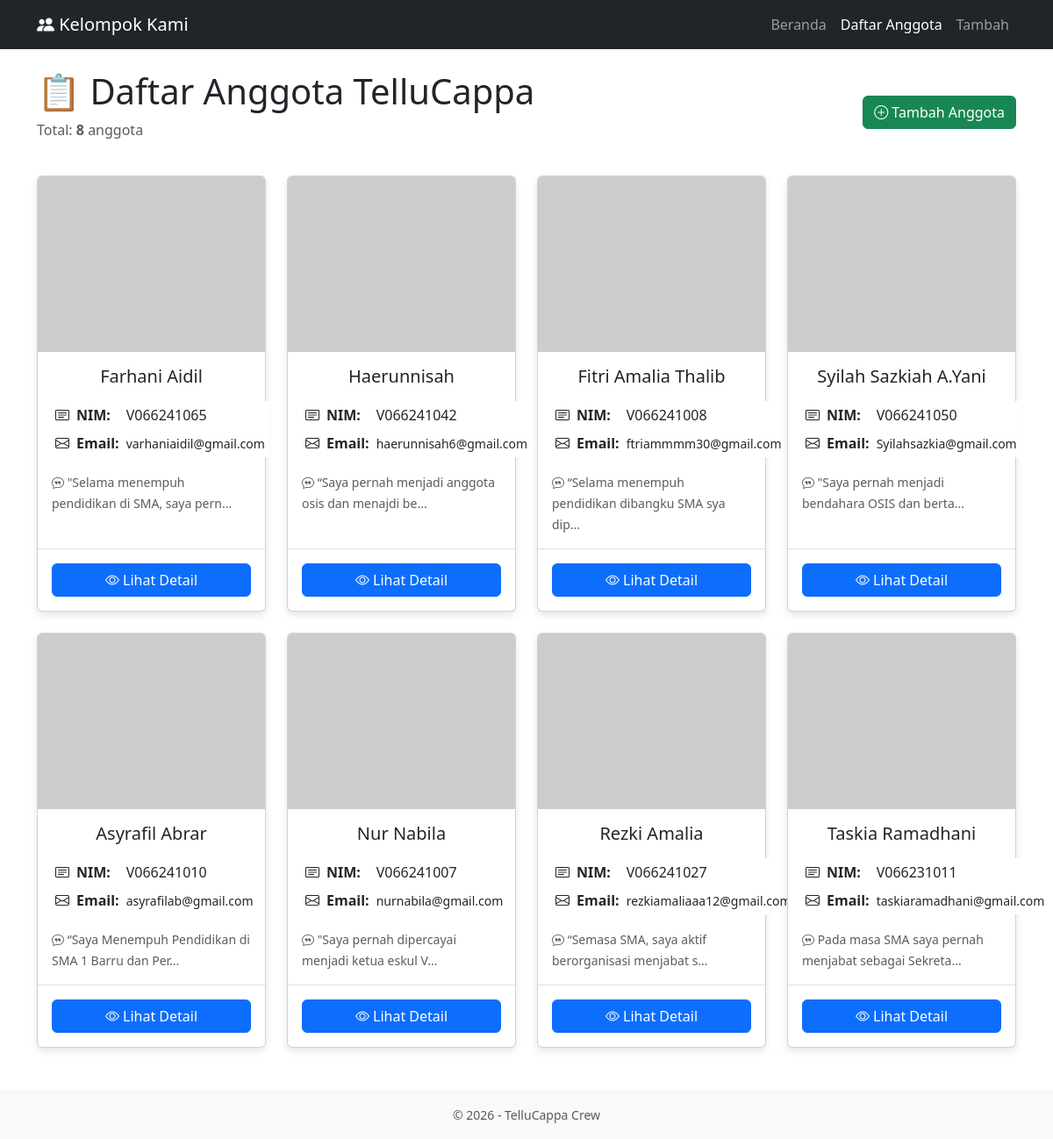
The page / on the database its author committed.
### tables this page shows
CREATE TABLE `anggota` (
  `id` int(11) UNSIGNED NOT NULL,
  `nama` varchar(255) NOT NULL,
  `nim` varchar(10) NOT NULL,
  `email` varchar(255) NOT NULL,
  `foto` varchar(255) DEFAULT NULL,
  `bio` text DEFAULT NULL
);

### index.php (the view, shortened to what this page needs)
<?php include 'config.php'; ?>
<!DOCTYPE html>
<html>
<head>
    <link href="https://cdn.jsdelivr.net/npm/bootstrap@5.3.0/dist/css/bootstrap.min.css" rel="stylesheet">
    <link rel="stylesheet" href="https://cdn.jsdelivr.net/npm/bootstrap-icons@1.11.0/font/bootstrap-icons.css">
</head>
<body>
    <nav class="navbar navbar-expand-lg navbar-dark bg-dark">
        <div class="container">
            <a class="navbar-brand" href="landing.php">
                <i class="bi bi-people-fill"></i> Kelompok Kami
            </a>
            <div class="navbar-nav ms-auto">
                <a class="nav-link" href="landing.php">Beranda</a>
                <a class="nav-link active" href="index.php">Daftar Anggota</a>
                <a class="nav-link" href="tambah.php">Tambah</a>
            </div>
        </div>
    </nav>
    <div class="container mt-4">
        <div class="d-flex justify-content-between align-items-center mb-4">
            <div>
                <h1>📋 Daftar Anggota TelluCappa</h1>
                <?php
                $sql_count = "SELECT COUNT(*) as total FROM anggota";
                $result_count = $conn->query($sql_count);
                $row_count = $result_count->fetch_assoc();
                echo "<p class='text-muted'>Total: <strong>" . $row_count['total'] . "</strong> anggota</p>";
                ?>
            </div>
            <a href="tambah.php" class="btn btn-success">
                <i class="bi bi-plus-circle"></i> Tambah Anggota
            </a>
        </div>
        <div class="row">
            <?php
            $sql = "SELECT * FROM anggota ORDER BY id DESC";
            $result = $conn->query($sql);
            if ($result->num_rows > 0) {
                while ($row = $result->fetch_assoc()) {
                    ?>
                    <div class="col-lg-3 col-md-4 col-sm-6 mb-4">
                        <div class="card h-100">
                            <?php if (!empty($row['foto']) && file_exists('uploads/' . $row['foto'])): ?>
                                <img src="uploads/<?php echo $row['foto']; ?>"
                                     class="card-img-top anggota-img"
                                     alt="<?php echo htmlspecialchars($row['nama']); ?>">
                            <?php else: ?>
                                <img src="https://via.placeholder.com/300x200?text=No+Photo"
                                     class="card-img-top anggota-img"
                                     alt="No Photo">
                            <?php endif; ?>
                            <div class="card-body">
                                <h5 class="card-title text-center mb-3">
                                    <?php echo htmlspecialchars($row['nama']); ?>
                                </h5>
                                <table class="table table-sm table-borderless">
                                    <tr>
                                        <td width="30"><i class="bi bi-card-text"></i></td>
                                        <td><strong>NIM:</strong></td>
                                        <td><?php echo htmlspecialchars($row['nim']); ?></td>
                                    </tr>
                                    <tr>
                                        <td><i class="bi bi-envelope"></i></td>
                                        <td><strong>Email:</strong></td>
                                        <td><small><?php echo htmlspecialchars($row['email']); ?></small></td>
                                    </tr>
                                </table>
                                <?php if (!empty($row['bio'])): ?>
                                    <p class="card-text mt-2">
                                        <small class="text-muted">
                                            <i class="bi bi-chat-quote"></i>
                                            <?php echo substr(htmlspecialchars($row['bio']), 0, 50); ?>...
                                        </small>
                                    </p>
                                <?php endif; ?>
                            </div>
                            <div class="card-footer bg-transparent">
                                <a href="detail.php?id=<?php echo $row['id']; ?>"
                                   class="btn btn-primary w-100">
                                    <i class="bi bi-eye"></i> Lihat Detail
                                </a>
                            </div>
                        </div>
                    </div>
                    <?php
                }
            }
            ?>
        </div>
    </div>
    <footer class="bg-light text-center text-muted py-3 mt-4">
        <small>© 2026 - TelluCappa Crew</small>
    </footer>
</body>
</html>

### index.php (style rules this page uses)
.anggota-img { width: 100%; height: 200px; object-fit: cover; }
.card { transition: transform 0.3s; box-shadow: 0 4px 8px rgba(0,0,0,0.1); height: 100%; display: flex; flex-direction: column; }
.card-body { flex: 1 1 auto; }
.card-footer { background-color: transparent; border-top: 1px solid rgba(0,0,0,0.125); padding: 1rem; }

### rows shown on the page
anggota: nama "Farhani Aidil", nim "V066241065", email "varhaniaidil@gmail.com", bio "\"Selama menempuh pendidikan di SMA, saya pern"
anggota: nama "Haerunnisah", nim "V066241042", email "haerunnisah6@gmail.com", bio "“Saya pernah menjadi anggota osis dan menajdi be"
anggota: nama "Fitri Amalia Thalib", nim "V066241008", email "ftriammmm30@gmail.com", bio "“Selama menempuh pendidikan dibangku SMA sya dip"
anggota: nama "Syilah Sazkiah A.Yani", nim "V066241050", email "Syilahsazkia@gmail.com", bio "\"Saya pernah menjadi bendahara OSIS dan berta"
anggota: nama "Asyrafil Abrar", nim "V066241010", email "asyrafilab@gmail.com", bio "“Saya Menempuh Pendidikan di SMA 1 Barru dan Per"
anggota: nama "Nur Nabila", nim "V066241007", email "nurnabila@gmail.com", bio "\"Saya pernah dipercayai menjadi ketua eskul V"
anggota: nama "Rezki Amalia", nim "V066241027", email "rezkiamaliaaa12@gmail.com", bio "“Semasa SMA, saya aktif berorganisasi menjabat s"
anggota: nama "Taskia Ramadhani", nim "V066231011", email "taskiaramadhani@gmail.com", bio "Pada masa SMA saya pernah menjabat sebagai Sekreta"

### other values the page prints
$row_count['total'] "8"
